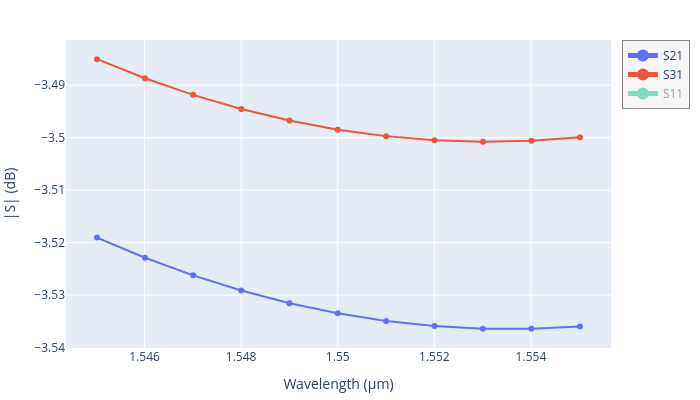

The code cell stored with this chart in its notebook:
### Code cell
result_eim = eim_sim.run()
result_eim.plot_interactive()
result_eim.show_animation()

### Figure 1 — Plotly figure (JSON) as saved in the notebook; plotly's stock layout.template omitted (floating-point values rounded to 4 significant figures)
{"data": [{"mode": "lines+markers", "name": "S21", "type": "scatter", "visible": true, "x": [1.555, 1.554, 1.553, 1.552, 1.551, 1.55, 1.549, 1.548, 1.547, 1.546, 1.545], "y": [-3.536, -3.536, -3.536, -3.536, -3.535, -3.533, -3.532, -3.529, -3.526, -3.523, -3.519]}, {"mode": "lines+markers", "name": "S31", "type": "scatter", "visible": true, "x": [1.555, 1.554, 1.553, 1.552, 1.551, 1.55, 1.549, 1.548, 1.547, 1.546, 1.545], "y": [-3.5, -3.501, -3.501, -3.5, -3.5, -3.498, -3.497, -3.495, -3.492, -3.489, -3.485]}, {"mode": "lines+markers", "name": "S11", "type": "scatter", "visible": "legendonly", "x": [1.555, 1.554, 1.553, 1.552, 1.551, 1.55, 1.549, 1.548, 1.547, 1.546, 1.545], "y": [-35.0, -35.54, -36.1, -36.69, -37.32, -37.99, -38.7, -39.46, -40.27, -41.14, -42.08]}], "layout": {"height": 400, "legend": {"bgcolor": "rgba(245,245,245,0.9)", "bordercolor": "#888", "borderwidth": 1, "entrywidth": 70, "entrywidthmode": "pixels", "groupclick": "toggleitem", "itemclick": "toggle", "itemdoubleclick": "toggleothers", "itemsizing": "constant"}, "margin": {"b": 40, "l": 60, "r": 10, "t": 40}, "width": 700, "xaxis": {"title": {"text": "Wavelength (µm)"}}, "yaxis": {"title": {"text": "|S| (dB)"}}}}
